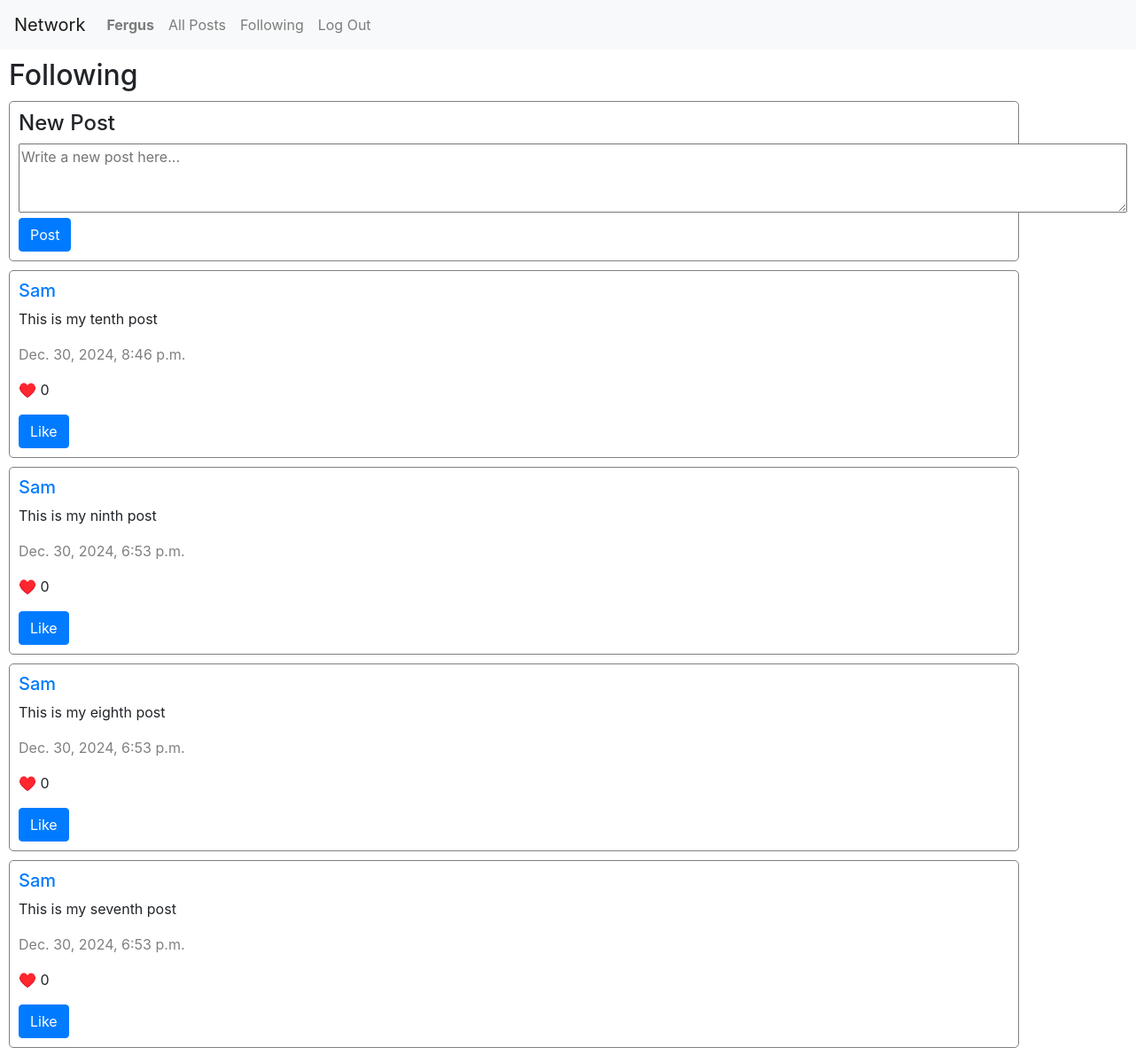
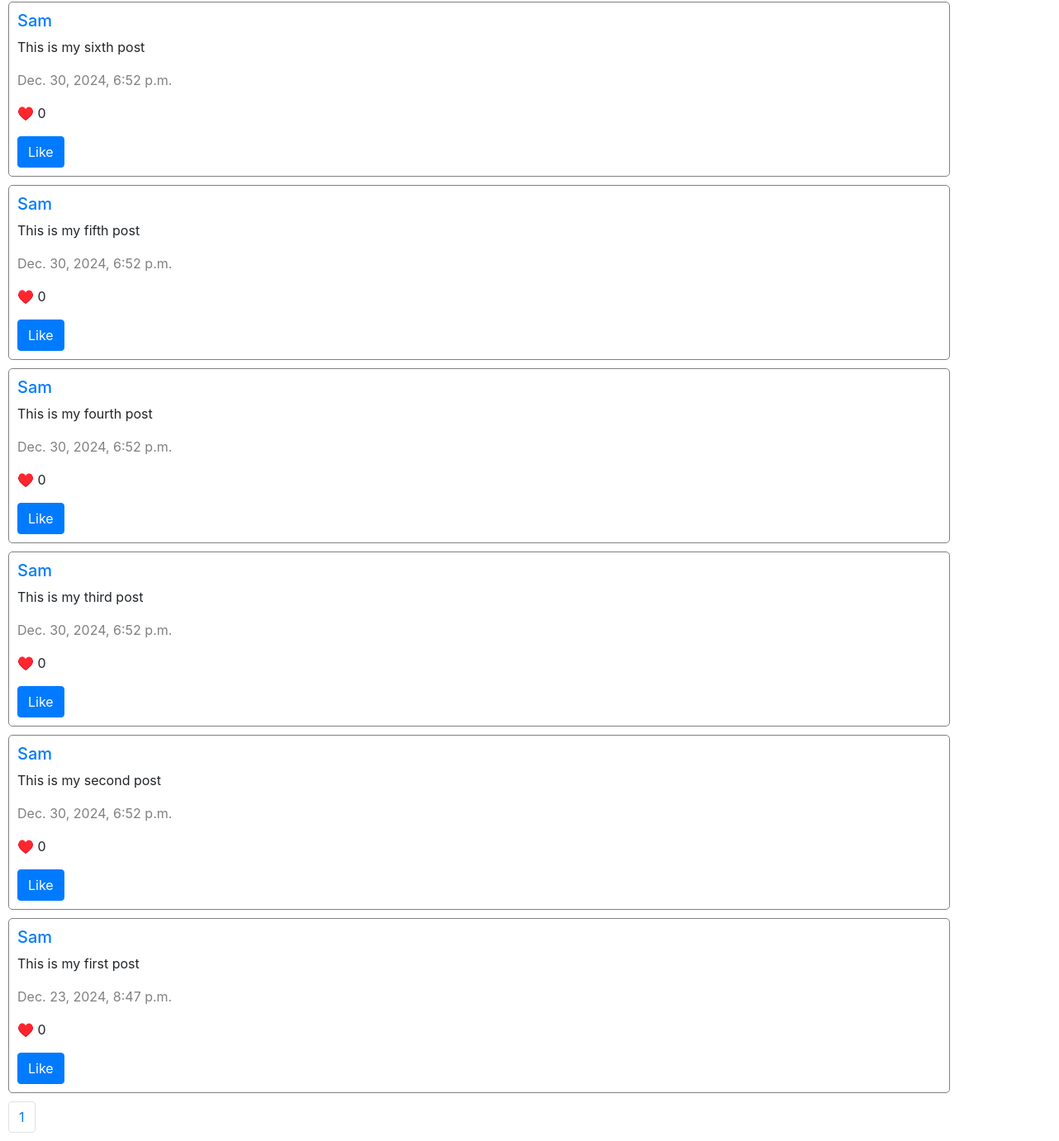
The app's page /following (signed in) with its own data (2 pictures, top to bottom).
### network/models.py (models this page shows, shortened)
class User(AbstractUser):
    pass

class Post(models.Model):
    user = models.ForeignKey(User, on_delete=models.CASCADE, related_name="posts")
    content = models.CharField(max_length=200)
    timestamp = models.DateTimeField(auto_now=True)

### network/views.py (the view)
# urls.py: path("following", views.following, name="following"),
def following(request):
    user = request.user
    followings = Follower.objects.filter(follower=user)
    followed_users = [following.user for following in followings]
    followed_posts = Post.objects.filter(user__in=followed_users).order_by("-timestamp")
    paginator = Paginator(followed_posts, 10)
    page_number = request.GET.get('page')
    page_obj = paginator.get_page(page_number)
    return render(request, "network/following.html", {
        "page_obj": page_obj
    })

### network/templates/network/following.html (shortened to what this page needs)
{% extends "network/layout.html" %}
{% block body %}
    <div class="headers">
        <h2>Following</h2>
    </div>
    {% if user.is_authenticated %}
        <div class="container">
            <h4>New Post</h4>
            <form action="{% url 'index' %}" method="post">
                <textarea autofocus name="content" placeholder="Write a new post here..." rows="3" cols="120"></textarea>
                <br>
                <input class="btn btn-primary" type="submit" value="Post">
            </form>
        </div>
        {% for post in page_obj %}
            <div class="container">
                <h5>
                    <a href="{% url 'profile' post.user.username %}">{{ post.user.username }}</a>
                </h5>
                <p id="content {{ post.id }}">{{ post.content }}</p>
                <p id="timestamp">{{ post.timestamp }}</p>
                <p id="like_count_{{ post.id }}">&#x2665;&#xfe0f; {{ post.likes.count }}</p>
                {% if user.is_authenticated %}
                    <button class="btn btn-primary" id="like_{{ post.id }}" onclick="like('{{ post.id }}')">
                    {% if post in liked_posts %}
                        Unlike
                    {% else %}
                        Like
                    {% endif %}
                    </button>
                {% endif %}
            </div>
        {% endfor %}
        <nav aria-label="Following posts navigation">
            <ul class="pagination">
                {% for page_obj in page_obj.paginator %}
                    <li class="page-item"><a class="page-link" href="?page={{ page_obj.number }}">{{ page_obj.number }}</a></li>
                {% endfor %}
            </ul>
        </nav>
    {% endif %}
{% endblock %}

### network/templates/network/layout.html (shortened to what this page needs)
{% load static %}
<!DOCTYPE html>
<html lang="en">
    <head>
        <link rel="stylesheet" href="https://stackpath.bootstrapcdn.com/bootstrap/4.4.1/css/bootstrap.min.css">
        <link href="{% static 'network/styles.css' %}" rel="stylesheet">
    </head>
    <body>
        <nav class="navbar navbar-expand-lg navbar-light bg-light">
            <a class="navbar-brand" href="#">Network</a>
            <div>
              <ul class="navbar-nav mr-auto">
                {% if request.user.is_authenticated %}
                    <li class="nav-item">
                        <a class="nav-link" href="{% url 'profile' request.user.username %}"><strong>{{ request.user.username }}</strong></a>
                    </li>
                {% endif %}
                <li class="nav-item">
                  <a class="nav-link" href="{% url 'index' %}">All Posts</a>
                </li>
                {% if user.is_authenticated %}
                    <li class="nav-item">
                        <a class="nav-link" href="{% url 'following' %}">Following</a>
                    </li>
                    <li class="nav-item">
                        <a class="nav-link" href="{% url 'logout' %}">Log Out</a>
                    </li>
                {% endif %}
              </ul>
            </div>
          </nav>
        <div class="body">
            {% block body %}
            {% endblock %}
        </div>
    </body>
</html>

### network/static/network/styles.css (style rules this page uses)
.headers { margin: 10px; }
.container { border: solid grey 1px; border-radius: 5px; padding: 10px; margin: 10px; }
#timestamp { color: grey; }
.pagination { margin: 10px; }

### records on screen
User: user.username "Fergus"
Post: user.username "Sam", content "This is my tenth post", timestamp "Dec. 30, 2024, 8:46 p.m.", likes.count "0"
Post: user.username "Sam", content "This is my ninth post", timestamp "Dec. 30, 2024, 6:53 p.m.", likes.count "0"
Post: user.username "Sam", content "This is my eighth post", timestamp "Dec. 30, 2024, 6:53 p.m.", likes.count "0"
Post: user.username "Sam", content "This is my seventh post", timestamp "Dec. 30, 2024, 6:53 p.m.", likes.count "0"
Post: user.username "Sam", content "This is my sixth post", timestamp "Dec. 30, 2024, 6:52 p.m.", likes.count "0"
Post: user.username "Sam", content "This is my fifth post", timestamp "Dec. 30, 2024, 6:52 p.m.", likes.count "0"
Post: user.username "Sam", content "This is my fourth post", timestamp "Dec. 30, 2024, 6:52 p.m.", likes.count "0"
Post: user.username "Sam", content "This is my third post", timestamp "Dec. 30, 2024, 6:52 p.m.", likes.count "0"
Post: user.username "Sam", content "This is my second post", timestamp "Dec. 30, 2024, 6:52 p.m.", likes.count "0"
Post: user.username "Sam", content "This is my first post", timestamp "Dec. 23, 2024, 8:47 p.m.", likes.count "0"

### other values on screen
{{ page_obj.number }} "1"
